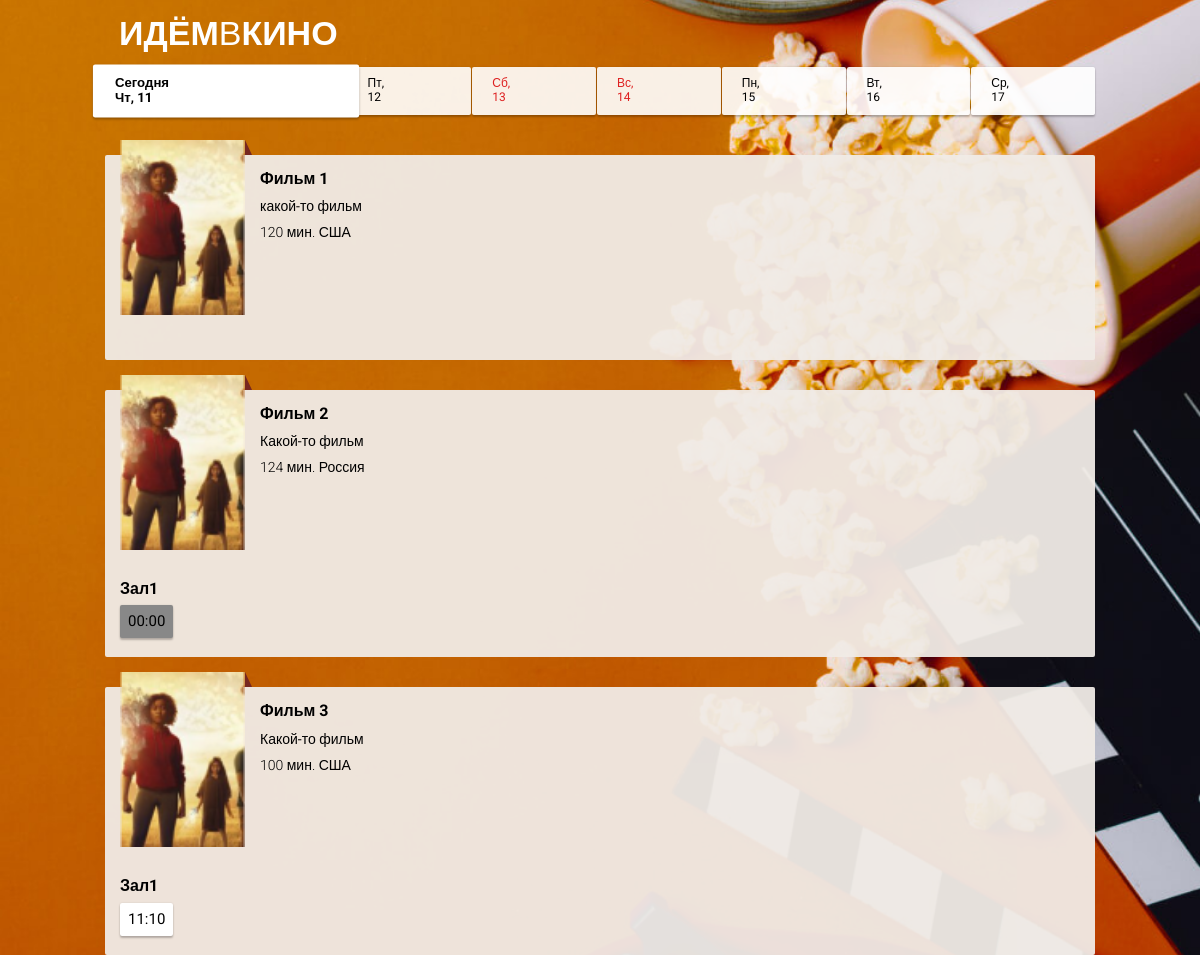
/client/index.php, run on the app's committed database.
### tables this page shows
CREATE TABLE `films` (
  `film_id` int(10) UNSIGNED NOT NULL,
  `film_name` varchar(255) NOT NULL,
  `film_duration` int(10) UNSIGNED NOT NULL,
  `film_description` text NOT NULL,
  `film_origin` varchar(30) NOT NULL
);

CREATE TABLE `halls` (
  `hall_id` int(10) UNSIGNED NOT NULL,
  `hall_name` varchar(30) NOT NULL,
  `hall_rows` int(11) NOT NULL DEFAULT 10,
  `hall_places` int(11) NOT NULL DEFAULT 10,
  `hall_config` text NOT NULL,
  `hall_price_standart` int(11) NOT NULL DEFAULT 100,
  `hall_price_vip` int(11) NOT NULL DEFAULT 350,
  `hall_open` tinyint(1) NOT NULL DEFAULT 0
);

CREATE TABLE `seances` (
  `seance_id` int(10) UNSIGNED NOT NULL,
  `seance_hallid` int(10) UNSIGNED NOT NULL,
  `seance_filmid` int(10) UNSIGNED NOT NULL,
  `seance_time` varchar(5) NOT NULL,
  `seance_start` int(10) UNSIGNED NOT NULL,
  `seance_end` int(10) UNSIGNED NOT NULL
);

### www/include/functions.php (called while the page is built)
<?php
    function getWeekDayRus($add =0){
        $days = array(
            'Вс', 'Пн', 'Вт', 'Ср',
            'Чт', 'Пт', 'Сб'
        );
        $date = date_create('now 00:00:00', new DateTimeZone('Europe/Moscow'));
        $date->modify("+$add day");
        $myDayWeek = $date->format('w');
        $weekEnd = (($myDayWeek == 0) || ($myDayWeek == 6)) ? 'page-nav__day_weekend' : '';
        $timeStamp = $date->getTimeStamp();
        $result =  array('day' => $date->format('j'),
                    'dayWeek' => $days[$myDayWeek],
                    'weekEnd' => $weekEnd,
                    'timeStamp' => $timeStamp);
        return $result;
    }
?>

### www/classes/Database.php (called while the page is built, shortened)
<?php
    class Database
    {
        private $linkDB;
        private $response = array();
        private function connect() {
            $this->linkDB = mysqli_connect(BD_HOST, BD_USER_NAME, BD_PASSWORD, DB_NAME, DB_PORT);
        }
        public  function mysqlQuery($query)
        {
            $result = mysqli_query($this->linkDB, $query);
            $this->response["result"] = (is_bool($result)) ? $result : mysqli_fetch_all($result, MYSQLI_ASSOC);
            $this->response["err"] = mysqli_errno($this->linkDB);
            $this->response["errMessage"] = mysqli_error($this->linkDB);
            return $this->response;
        }
        public function updateFilms() {
            return  $this->mysqlQuery("SELECT * FROM films ORDER BY film_name");
        }
        public function updateSeances() {
            return $this->mysqlQuery("SELECT * FROM seances ORDER BY seance_start");
        }
    }

### www/client/index.php (the view, shortened to what this page needs)
<?php
    require $_SERVER['DOCUMENT_ROOT'] . '/include/functions.php';
    if (!isset($_SESSION['halls'])) {
      $query = "SELECT * FROM halls WHERE `hall_open`='1'";
      $response = array($_SESSION['database']->mysqlQuery($query));
    }
    if (!isset($_SESSION['films'])) {
      $response = $_SESSION['database']->updateFilms();
    }
    if (!isset($_SESSION['seances'])) {
      $response = $_SESSION['database']->updateSeances();
    }
?>
<!DOCTYPE html>
<html lang="ru">
<head>
  <link rel="stylesheet" href="/client/css/normalize.css">
  <link rel="stylesheet" href="/client/css/styles.css">
</head>
<body>
  <header class="page-header">
    <h1 class="page-header__title">Идём<span>в</span>кино</h1>
  </header>
  <nav class="page-nav">
<?php $chose = 'page-nav__day_today page-nav__day_chosen ';
      for ($i=0; $i<7; $i++) {
         $weekDayRus = getWeekDayRus((int) $i); ?>
          <a class="page-nav__day <?php echo $chose . $weekDayRus['weekEnd']; ?>" href="#" data-time-stamp="<?php echo $weekDayRus['timeStamp']; ?>">
            <span class="page-nav__day-week"><?php echo $weekDayRus['dayWeek']; ?></span><span class="page-nav__day-number"><?php echo $weekDayRus['day']; ?></span>
          </a>
<?php   $chose = '';
      } ?>
  </nav>
  <main>
<?php
  foreach($_SESSION['films'] as $film) {
?>
    <section class="movie">
      <div class="movie__info">
        <div class="movie__poster">
          <img class="movie__poster-image" alt="<?php echo $film['film_name'] ?> постер" src="../img/posters/<?php echo $film['film_id'] ?>.png">
        </div>
        <div class="movie__description">
          <h2 class="movie__title"><?php echo $film['film_name'] ?></h2>
          <p class="movie__synopsis"><?php echo $film['film_description'] ?></p>
          <p class="movie__data">
            <span class="movie__data-duration"><?php echo $film['film_duration'] ?> мин. </span>
            <span class="movie__data-origin"><?php echo $film['film_origin'] ?></span>
          </p>
        </div>
      </div>
      <?php
        foreach($_SESSION['halls'] as $hall) {
          $seancesForFilm = array_filter($_SESSION['seances'], function($seance) use ($hall, $film)  {
            return (($seance['seance_hallid'] == $hall['hall_id']) && ($seance['seance_filmid'] == $film['film_id']));
          });
          if (count($seancesForFilm)) { ?>
            <div class="movie-seances__hall">
              <h3 class="movie-seances__hall-title"><?php echo $hall['hall_name']; ?></h3>
              <ul class="movie-seances__list">
<?php           foreach($seancesForFilm as $seance) { ?>
                 <li class="movie-seances__time-block"><a class="movie-seances__time" href="#" data-seance-id="<?php echo $seance['seance_id']; ?>" data-seance-start="<?php echo $seance['seance_start']; ?>"><?php echo $seance['seance_time']; ?></a></li>
<?php           }  ?>
              </ul>
            </div>
<?php     }
        }
      ?>
    </section>
<?php
  }
?>
  </main>
</body>
</html>

### www/client/css/styles.css (style rules this page uses)
* { margin: 0; padding: 0; box-sizing: border-box; }
html { font-family: "Roboto", sans-serif; font-size: 62.5%; }
body { background-image: url("../i/background.jpg"); background-size: cover; background-attachment: fixed; background-position: right; }
.page-header { padding: 1.4rem; }
.page-header__title { margin: 0; font-weight: 900; font-size: 3.4rem; color: #FFFFFF; text-transform: uppercase; }
.page-header__title span { font-weight: 100; }
.page-nav { position: sticky; top: 2px; padding-bottom: 1rem; display: flex; flex-wrap: nowrap; align-items: stretch; color: #000000; z-index: 10; }
.page-nav .page-nav__day { flex-basis: calc(100% / 8); font-size: 1.2rem; padding: 1rem; background: rgba(255, 255, 255, 0.9); box-shadow: 0px 2px 2px rgba(0, 0, 0, 0.24), 0px 0px 2px rgba(0, 0, 0, 0.12); border-radius: 2px; text-decoration: none; color: #000000; }
.page-nav .page-nav__day + .page-nav__day { margin-left: 1px; }
.page-nav .page-nav__day .page-nav__day-week::after { content: ','; }
.page-nav .page-nav__day .page-nav__day-number::before { content: ' '; }
.page-nav .page-nav__day .page-nav__day-week, .page-nav .page-nav__day .page-nav__day-number { display: block; }
.page-nav .page-nav__day_chosen { flex-grow: 1; background-color: #FFFFFF; font-weight: 700; transform: scale(1.1); }
.page-nav .page-nav__day_weekend { color: #DE2121; }
.page-nav .page-nav__day_today .page-nav__day-week::before { content: 'Сегодня'; display: block; }
.page-nav .page-nav__day_today .page-nav__day-week, .page-nav .page-nav__day_today .page-nav__day-number { display: inline; }
.movie { position: relative; padding: 1.5rem; margin-top: 3rem; background: rgba(241, 235, 230, 0.95); color: #000000; }
.movie .movie__info { display: flex; }
.movie .movie__poster { position: relative; width: 12.5rem; height: 17.5rem; }
.movie .movie__poster .movie__poster-image { position: relative; top: -3rem; width: 12.5rem; height: 17.5rem; }
.movie .movie__poster::after { content: ''; display: block; position: absolute; right: -0.7rem; top: -3rem; border: 1.5rem solid transparent; border-bottom: 0 solid transparent; border-right: 0 solid transparent; border-left: 0.7rem solid #772720; }
.movie .movie__description { flex-grow: 1; padding-left: 1.5rem; }
.movie .movie__title { font-weight: 700; font-size: 1.6rem; }
.movie .movie__synopsis { font-size: 1.4rem; margin-top: 1rem; }
.movie .movie__data { font-size: 1.4rem; font-weight: 300; margin-top: 1rem; }
.movie .movie-seances__hall .movie-seances__hall-title { font-weight: 700; font-size: 1.6rem; }
.movie .movie-seances__hall .movie-seances__list { margin-top: 0.7rem; font-size: 0; }
.movie .movie-seances__hall .movie-seances__time-block { display: inline-block; margin-bottom: 4px; }
.movie .movie-seances__hall .movie-seances__time-block:nth-last-of-type(n + 1) { margin-right: 4px; }
.movie .movie-seances__hall .movie-seances__time { display: block; padding: 8px; box-shadow: 0px 2px 2px rgba(0, 0, 0, 0.24), 0px 0px 2px rgba(0, 0, 0, 0.12); border-radius: 2px; background-color: #FFFFFF; color: #000000; text-decoration: none; font-size: 1.5rem; }
@media screen and (min-width: 479px) { .page-nav .page-nav__day { padding: 1rem 2rem; } }
@media screen and (min-width: 990px) { .page-header, nav, main { width: 990px; margin: auto; } }
@media screen and (min-width: 990px) { .movie, .buying { border-radius: 2px; } }
.movie .movie-seances__hall .acceptin-button-disabled { background-color: #888888; pointer-events: none }

### data on the page
films: film_name "Фильм 1", film_description "какой-то фильм", film_duration "120", film_origin "США"
films: film_name "Фильм 2", film_description "Какой-то фильм", film_duration "124", film_origin "Россия"
halls: hall_name "Зал1"
seances: seance_time "00:00"
films: film_name "Фильм 3", film_description "Какой-то фильм", film_duration "100", film_origin "США"
seances: seance_time "11:10"

### other printed values
$weekDayRus['dayWeek'] "Чт"
$weekDayRus['day'] "11"
$weekDayRus['dayWeek'] "Пт"
$weekDayRus['day'] "12"
$weekDayRus['dayWeek'] "Сб"
$weekDayRus['day'] "13"
$weekDayRus['dayWeek'] "Вс"
$weekDayRus['day'] "14"
$weekDayRus['dayWeek'] "Пн"
$weekDayRus['day'] "15"
$weekDayRus['dayWeek'] "Вт"
$weekDayRus['day'] "16"
$weekDayRus['dayWeek'] "Ср"
$weekDayRus['day'] "17"
